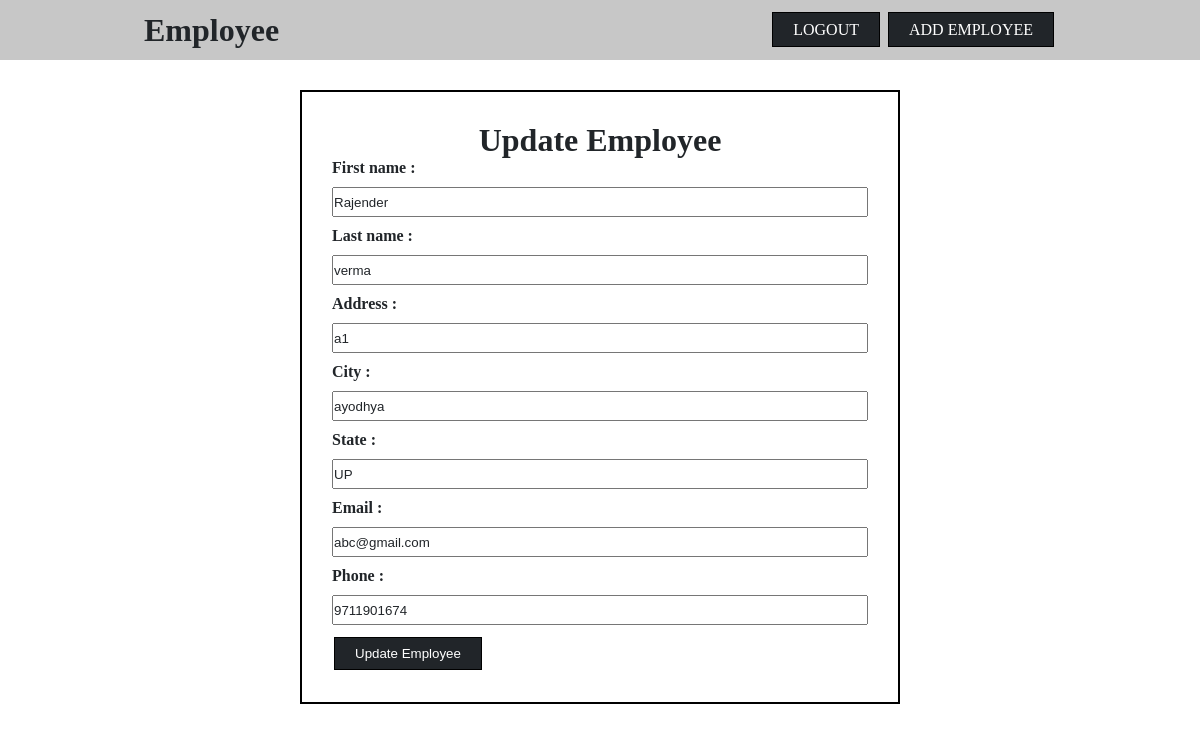
The page /update/9/ (signed in) on the database its author committed.
### website/models.py (models this page shows, shortened)
class Employee(models.Model):
    user = models.ForeignKey(User, on_delete=models.SET_NULL, null=True, blank=True)
    first_name = models.CharField(max_length=100)
    last_name = models.CharField(max_length=100)
    address = models.TextField()
    city = models.TextField()
    state = models.TextField()
    email = models.EmailField()
    phone = models.IntegerField()

### website/views.py (the view)
# urls.py: path('update/<int:id>/', Update_data, name="Update_data"),
@login_required(login_url="/login/")
def Update_data(request, id):
    e = Employee.objects.get(id = id)
    return render(request, 'update.html', {'emp':e})

### templates/update.html (shortened to what this page needs)
{% extends 'main.html' %}
{% block content %}
<form action="/updated/{{emp.id}}/" method="post">
    <h1 style="text-align: center;">Update Employee</h1>
    <div>
        <label for="first_name">First name : </label>
        <input value="{{emp.first_name}}" type="text" name="first_name" id="first_name" placeholder="Enter your first name">
    </div>
    <div>
        <label for="last_name">Last name : </label>
        <input value="{{emp.last_name}}" type="text" name="last_name" id="last_name" placeholder="Enter your last name">
    </div>
    <div>
        <label for="address">Address : </label>
        <input value="{{emp.address}}" type="text" name="address" id="address" placeholder="Enter your address">
    </div>
    <div>
        <label for="city">City : </label>
        <input value="{{emp.city}}" type="text" name="city" id="city" placeholder="Enter your city">
    </div>
    <div>
        <label for="state">State : </label>
        <input value="{{emp.state}}" type="text" name="state" id="state" placeholder="Enter your state">
    </div>
    <div>
        <label for="email">Email : </label>
        <input value="{{emp.email}}" type="email" name="email" id="email" placeholder="Enter your email">
    </div>
    <div>
        <label for="phone">Phone : </label>
        <input value="{{emp.phone}}" type="number" name="phone" id="phone" placeholder="Enter your phone">
    </div>
    <button type="submit" class="button">Update Employee</button>
</form>
{% endblock %}

### templates/main.html (style rules this page uses)
* { color: #212529; margin: 0; padding: 0; box-sizing: border-box; }
body { display: flex; flex-direction: column; align-items: center; }
.button { color: white; margin: 2px; padding: 8px 20px; border: 1px solid black; background-color: #212529; text-decoration: none; }
form { font-weight: bold; width: 600px; padding: 30px; border: 2px solid black; }
form input { width: 100%; height: 30px; margin: 10px 0; }

### rows shown on the page
Employee: first_name "Rajender", last_name "verma", address "a1", city "ayodhya", state "UP", email "abc@gmail.com", phone "9711901674"
